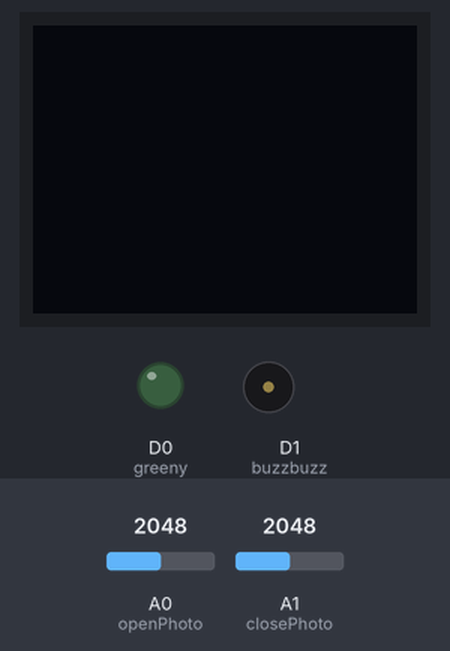
Bench run of a sketch on a simulated Particle Photon. Shown: 64×48 one-colour display, output pins drawn as LEDs (lit = HIGH), buzzer (waves = sounding). The inputs (shaded band) are chosen by the test bench; at power-on: A0 (openPhoto) = 2048, A1 (closePhoto) = 2048.

Above: at 2.2 s.
2.3 s: A0 (openPhoto) set to 2006
At 2.46 s:
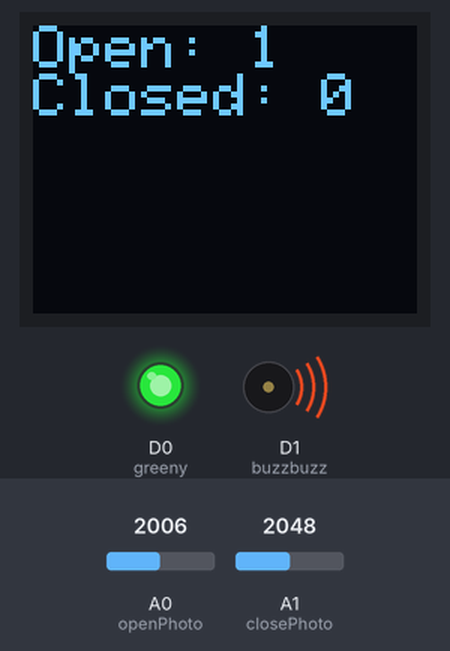
4.7 s: A0 (openPhoto) set to 2866
At 5.9 s:
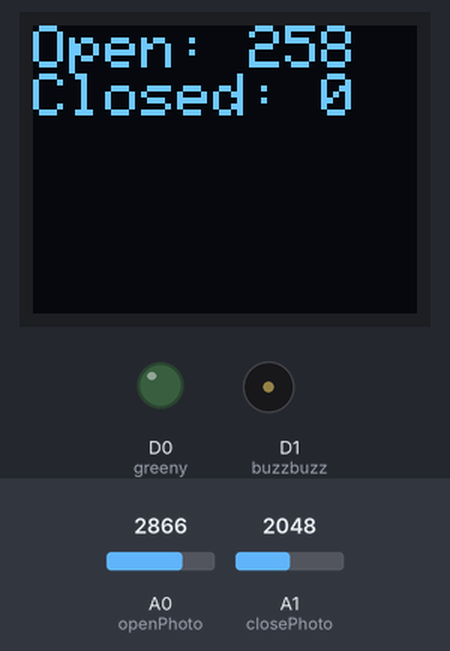
6.3 s: A1 (closePhoto) set to 1973
At 6.46 s:
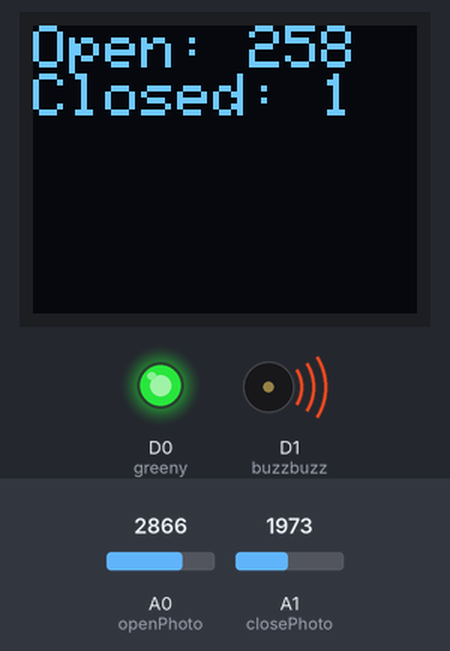
7.8 s: A1 (closePhoto) set to 2866
At 8.5 s:
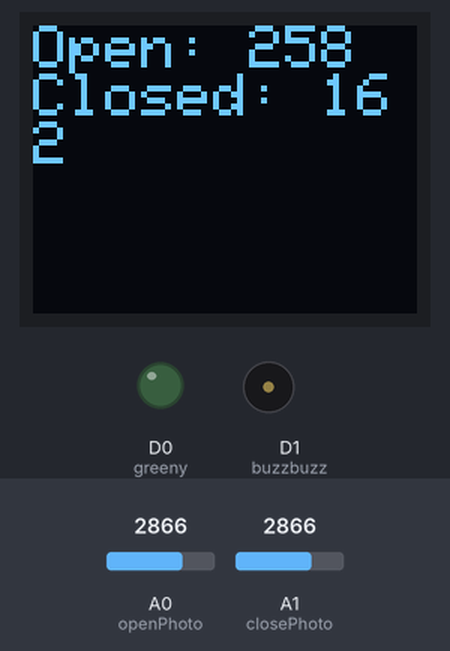
9.4 s: A0 (openPhoto) set to 2047
At 9.56 s:
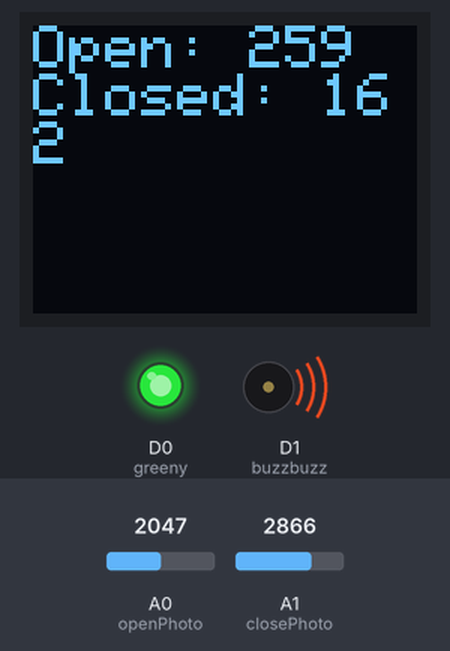
Timing chart, 0 to 11.9 s (numbered marks = the images above; inputs shaded):
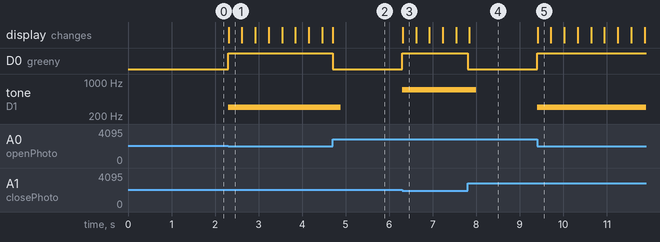

Measured:
- the behaviour switches between 2048 and 2047 on A0 (openPhoto) (found by bisection; images 0 and 1)
- the behaviour switches between 2048 and 2047 on A1 (closePhoto) (found by bisection; images 2 and 3)
- after the input at 2.3 s, D0 (greeny): LOW → HIGH at once; tone on D1 (buzzbuzz): silent → 300 Hz at once; the display: changes at once (image 1)
- after the input at 4.7 s, D0 (greeny): HIGH → LOW at once; tone on D1 (buzzbuzz): 300 Hz → silent after 0.19 s
- after the input at 6.3 s, D0 (greeny): LOW → HIGH at once; tone on D1 (buzzbuzz): silent → 700 Hz at once; the display: changes at once (image 3)
- after the input at 7.8 s, D0 (greeny): HIGH → LOW at once; tone on D1 (buzzbuzz): 700 Hz → silent after 0.20 s
- after the input at 9.4 s, D0 (greeny): LOW → HIGH at once; tone on D1 (buzzbuzz): silent → 300 Hz at once; the display: changes at once (image 5)

The sketch:

Photoresistor-code.ino
```cpp
// This #include statement was automatically added by the Particle IDE.
#include <SparkFunMicroOLED.h>

// This #include statement was automatically added by the Particle IDE.
#include <Ubidots.h>

/*

* Project IOTFinal

* Description:

* Author:

* Date:

*/

#define TOKEN "BBFF-Qj97dH0DB1XwCHLyznb6smRPyw7OUW"  // Put here your Ubidots TOKEN


Ubidots ubidots(TOKEN);

MicroOLED oled;

int greeny = D0;

int openPhoto = A0;

int buzzbuzz = D1;

int closePhoto = A1;

int countOpen = 0;

int countClosed = 0;

int baseOpen = 0.0;

int currentClose = 0.0;

int baseClose = 0.0;

int currentOpen = 0.0;

int total = 0;

int tempOpen = 0;

int tempClose = 0;


int resets(String command) {

  countOpen = 0.0;

 countClosed = 0.0;

  total = 0;

 return 0;
}

// setup() runs once, when the device is first turned on.

void setup() {

  // Put initialization like pinMode and begin functions here.

pinMode(openPhoto, AN_INPUT);

pinMode(closePhoto, AN_INPUT);

pinMode(greeny, OUTPUT);

pinMode(buzzbuzz, OUTPUT);

  oled.begin();    // Initialize the OLED
  oled.clear(PAGE); // Clear the display's internal memory
  //oled.display();  // Display what's in the buffer (splashscreen)
  delay(1000);


Particle.variable("countOpen", countOpen);

Particle.variable("countClosed", countClosed);

Particle.variable("TotalCount", total);

Particle.function("doorCycle", doorCycle);

Particle.function("resetSet", resets);

captureBaseReadings();


}
int doorCycle(String command){
    if(currentOpen = currentClose){
        return 1;
    }
    else{
        return 0;
    }
}


// loop() runs over and over again, as quickly as it can execute.

void loop() {


  // The core of your code will likely live here.

captureCurrentReadings();

if(currentOpen/baseOpen < 0.5){

  digitalWrite(greeny, HIGH);
  tone(buzzbuzz, 300, 200);
  countOpen ++;
  tempOpen = 1;
    updateDisplay();

}

else if(currentClose/baseClose < 0.5){

  digitalWrite(greeny, HIGH);
  tone(buzzbuzz, 700, 200);
  countClosed ++;
  if( tempOpen == 1) {
      tempClose = 1;
  }
  updateDisplay();
}

else{

  digitalWrite(greeny, LOW);

}

  if( tempClose == 1){
      total ++;
      tempClose = 0;
      tempOpen = 0;
  }

  ubidots.add("TimesOpen", countOpen);

  ubidots.add("TimesClosed", countClosed);

  ubidots.add("TotalCount", total);

    ubidots.send();

}

 void updateDisplay(){
    oled.clear(PAGE);
    oled.setCursor(0,0);
    oled.printf("Open: %d\n", countOpen);
    oled.printf("Closed: %d\n",  countClosed);
    oled.display();
 }

void captureBaseReadings() {

//read in brightness

baseOpen = analogRead(openPhoto);

baseClose = analogRead(closePhoto);

}

void captureCurrentReadings() {

//read in brightness

currentOpen = analogRead(openPhoto);

currentClose = analogRead(closePhoto);

}
```
